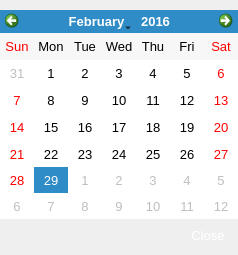
<?xml version="1.0" encoding="UTF-8"?>
<ui version="4.0">
 <class>VSCDateSet</class>
 <widget class="QDialog" name="VSCDateSet">
  <property name="windowModality">
   <enum>Qt::ApplicationModal</enum>
  </property>
  <property name="geometry">
   <rect>
    <x>0</x>
    <y>0</y>
    <width>238</width>
    <height>255</height>
   </rect>
  </property>
  <property name="minimumSize">
   <size>
    <width>0</width>
    <height>0</height>
   </size>
  </property>
  <property name="maximumSize">
   <size>
    <width>16777215</width>
    <height>16777215</height>
   </size>
  </property>
  <property name="font">
   <font>
    <family>Arial</family>
    <pointsize>10</pointsize>
   </font>
  </property>
  <property name="windowTitle">
   <string>Records</string>
  </property>
  <property name="windowIcon">
   <iconset>
    <normaloff>:/logo/resources/vscsmall.png</normaloff>:/logo/resources/vscsmall.png</iconset>
  </property>
  <property name="styleSheet">
   <string notr="true"/>
  </property>
  <property name="modal">
   <bool>true</bool>
  </property>
  <layout class="QVBoxLayout" name="verticalLayout">
   <property name="spacing">
    <number>1</number>
   </property>
   <property name="leftMargin">
    <number>0</number>
   </property>
   <property name="topMargin">
    <number>10</number>
   </property>
   <property name="rightMargin">
    <number>0</number>
   </property>
   <property name="bottomMargin">
    <number>5</number>
   </property>
   <item>
    <widget class="QCalendarWidget" name="calendar">
     <property name="locale">
      <locale language="English" country="UnitedStates"/>
     </property>
     <property name="inputMethodHints">
      <set>Qt::ImhNone</set>
     </property>
     <property name="selectedDate">
      <date>
       <year>2016</year>
       <month>2</month>
       <day>29</day>
      </date>
     </property>
     <property name="gridVisible">
      <bool>false</bool>
     </property>
     <property name="selectionMode">
      <enum>QCalendarWidget::SingleSelection</enum>
     </property>
     <property name="horizontalHeaderFormat">
      <enum>QCalendarWidget::ShortDayNames</enum>
     </property>
     <property name="verticalHeaderFormat">
      <enum>QCalendarWidget::NoVerticalHeader</enum>
     </property>
     <property name="navigationBarVisible">
      <bool>true</bool>
     </property>
     <property name="dateEditEnabled">
      <bool>false</bool>
     </property>
    </widget>
   </item>
   <item>
    <layout class="QHBoxLayout" name="horizontalLayout_2">
     <item>
      <spacer name="horizontalSpacer_3">
       <property name="orientation">
        <enum>Qt::Horizontal</enum>
       </property>
       <property name="sizeHint" stdset="0">
        <size>
         <width>40</width>
         <height>20</height>
        </size>
       </property>
      </spacer>
     </item>
     <item>
      <widget class="QPushButton" name="pbClose">
       <property name="minimumSize">
        <size>
         <width>60</width>
         <height>30</height>
        </size>
       </property>
       <property name="maximumSize">
        <size>
         <width>60</width>
         <height>30</height>
        </size>
       </property>
       <property name="styleSheet">
        <string notr="true">QPushButton { 
border:none;
color:white;
background-image: url(:/action/resources/libuibutton.png);}
QPushButton:hover {
	background-image: url(:/action/resources/libuibuttonpress.png);}
QPushButton:pressed {
	background-image: url(:/action/resources/libuibuttonpress.png);}
</string>
       </property>
       <property name="text">
        <string>Close</string>
       </property>
      </widget>
     </item>
    </layout>
   </item>
  </layout>
 </widget>
 <resources>
  <include location="../velibui.qrc"/>
 </resources>
 <connections>
  <connection>
   <sender>pbClose</sender>
   <signal>clicked()</signal>
   <receiver>VSCDateSet</receiver>
   <slot>reject()</slot>
   <hints>
    <hint type="sourcelabel">
     <x>369</x>
     <y>253</y>
    </hint>
    <hint type="destinationlabel">
     <x>179</x>
     <y>282</y>
    </hint>
   </hints>
  </connection>
 </connections>
</ui>
